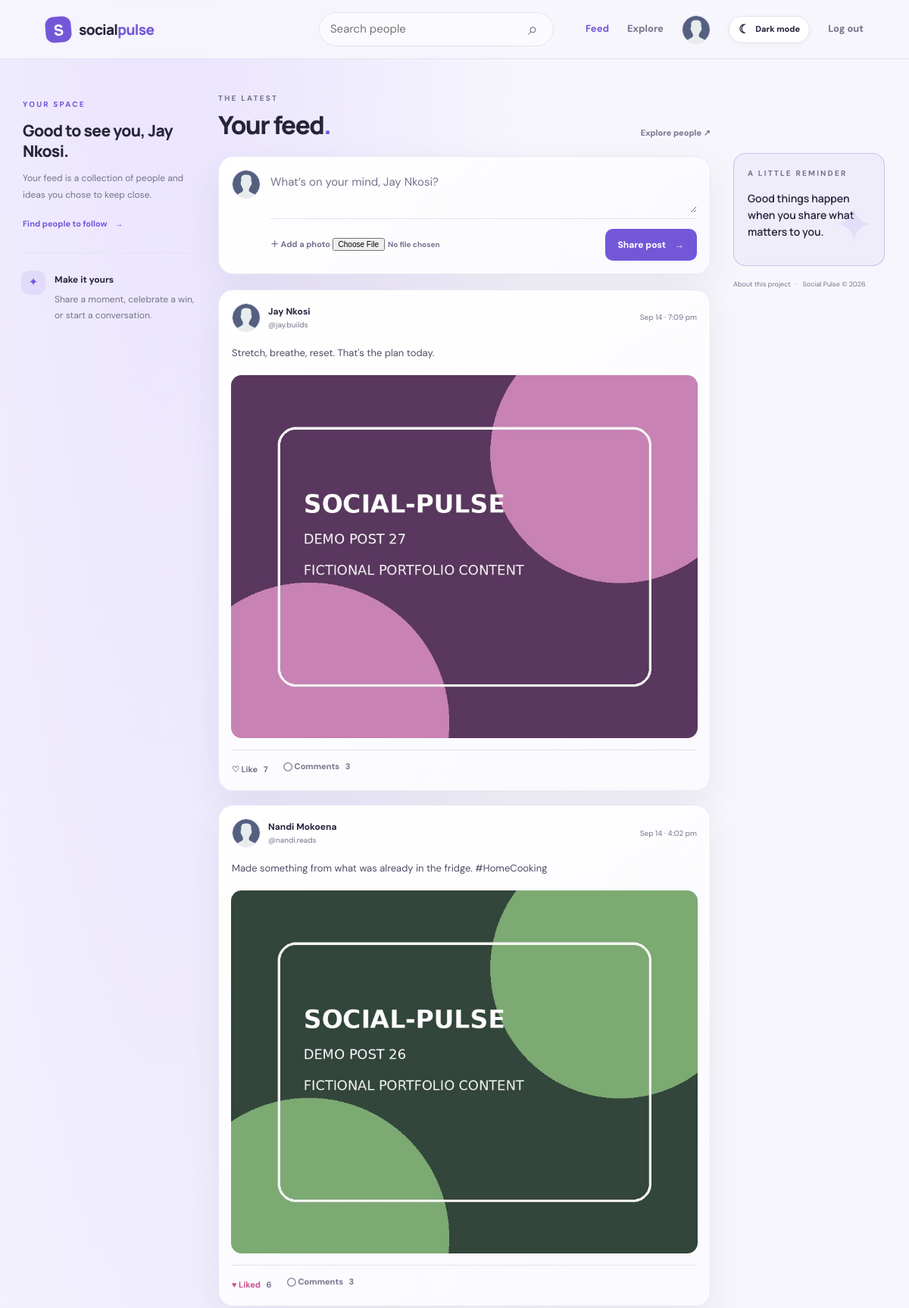
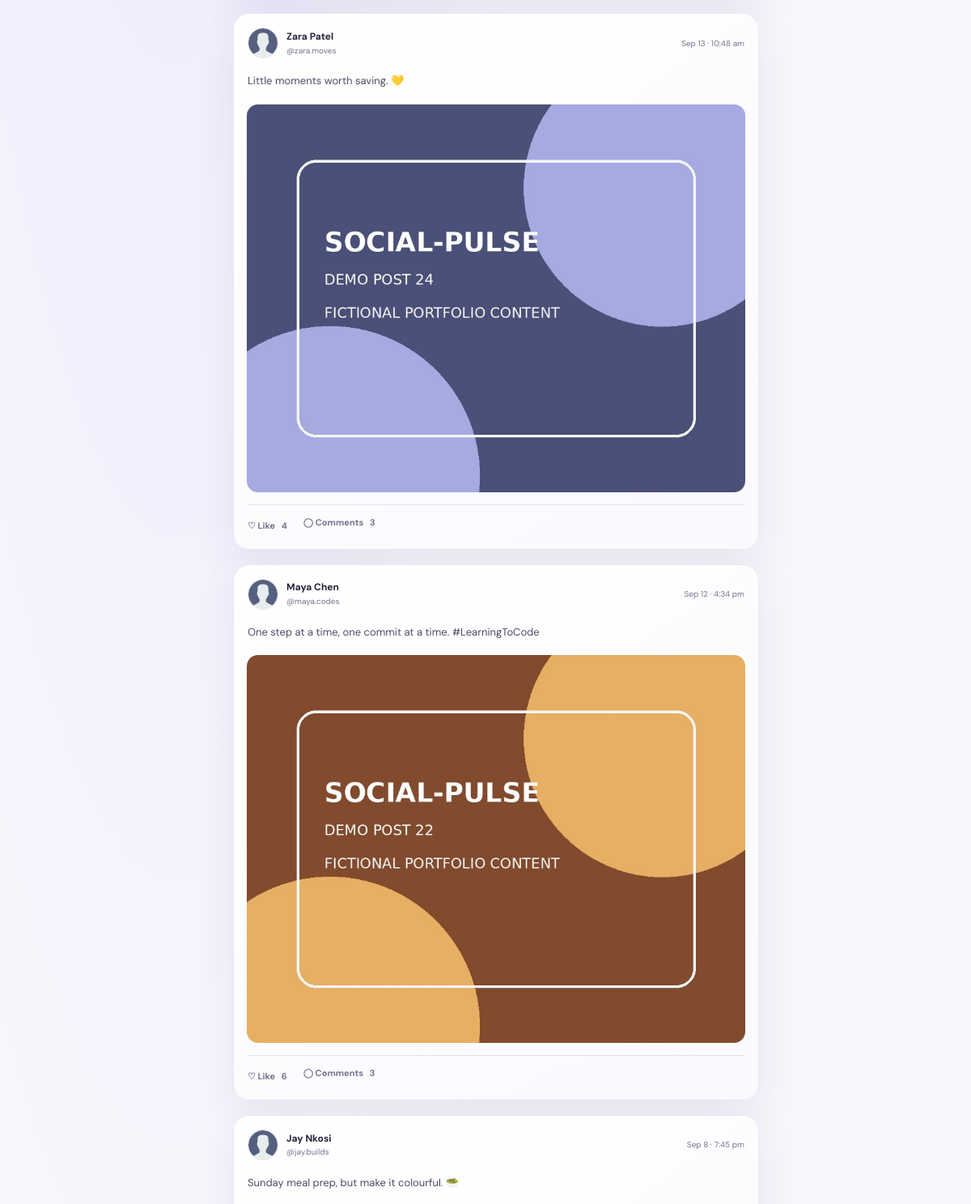
The page /feed.php (signed in, upper part) on the database its author committed (2 pictures, top to bottom).
### tables this page shows
CREATE TABLE IF NOT EXISTS posts (
  id BIGINT UNSIGNED NOT NULL AUTO_INCREMENT,
  user_id BIGINT UNSIGNED NOT NULL,
  image_path VARCHAR(255) NOT NULL,
  caption VARCHAR(2000) NOT NULL DEFAULT '',
  created_at TIMESTAMP NOT NULL DEFAULT CURRENT_TIMESTAMP,
  updated_at TIMESTAMP NOT NULL DEFAULT CURRENT_TIMESTAMP ON UPDATE CURRENT_TIMESTAMP,
  PRIMARY KEY (id), KEY idx_posts_user_created (user_id, created_at), CONSTRAINT fk_posts_user FOREIGN KEY (user_id) REFERENCES users(id) ON DELETE CASCADE
);

CREATE TABLE IF NOT EXISTS users (
  id BIGINT UNSIGNED NOT NULL AUTO_INCREMENT,
  username VARCHAR(25) NOT NULL,
  display_name VARCHAR(60) NOT NULL,
  email VARCHAR(190) NOT NULL,
  password_hash VARCHAR(255) NOT NULL,
  avatar_path VARCHAR(255) DEFAULT NULL,
  bio VARCHAR(500) DEFAULT NULL,
  created_at TIMESTAMP NOT NULL DEFAULT CURRENT_TIMESTAMP,
  updated_at TIMESTAMP NOT NULL DEFAULT CURRENT_TIMESTAMP ON UPDATE CURRENT_TIMESTAMP,
  PRIMARY KEY (id), UNIQUE KEY uq_users_username (username), UNIQUE KEY uq_users_email (email), KEY idx_users_created (created_at)
);

### feed.php (the view, shortened to what this page needs)
<?php
require_once __DIR__ . '/app.php'; require_login(); $me = current_user();
$stmt = $conn->prepare('SELECT p.id, p.image_path, p.caption, p.created_at, u.id AS author_id, u.username, u.display_name, u.avatar_path, (SELECT COUNT(*) FROM likes l WHERE l.post_id=p.id) AS like_count, (SELECT COUNT(*) FROM comments c WHERE c.post_id=p.id) AS comment_count, EXISTS(SELECT 1 FROM likes l2 WHERE l2.post_id=p.id AND l2.user_id=?) AS liked FROM posts p JOIN users u ON u.id=p.user_id WHERE p.user_id=? OR p.user_id IN (SELECT f.followed_id FROM follows f WHERE f.follower_id=?) ORDER BY p.created_at DESC LIMIT 60'); $stmt->bind_param('iii', $me['id'], $me['id'], $me['id']); $stmt->execute(); $posts = $stmt->get_result();
?>
<main class="app-layout"><aside class="side-panel"><div class="welcome-card"><span class="eyebrow">YOUR SPACE</span><h2>Good to see you, <?= e($me['display_name']) ?>.</h2><p>Your feed is a collection of people and ideas you chose to keep close.</p><a class="text-link" href="explore.php">Find people to follow <span>→</span></a></div><div class="side-note"><span class="side-note-icon">✦</span><div><strong>Make it yours</strong><p>Share a moment, celebrate a win, or start a conversation.</p></div></div></aside><section class="feed-column"><div class="section-heading"><div><span class="eyebrow muted">THE LATEST</span><h1>Your feed<span class="heading-dot">.</span></h1></div><a class="subtle-link" href="explore.php">Explore people ↗</a></div><form class="composer card" method="post" enctype="multipart/form-data"><input type="hidden" name="csrf" value="<?= e(csrf_token()) ?>"><input type="hidden" name="action" value="create_post"><img class="avatar" src="<?= e(avatar($me)) ?>" alt="Your avatar"><div class="composer-fields"><textarea name="caption" rows="2" maxlength="2000" placeholder="What’s on your mind, <?= e($me['display_name']) ?>?"></textarea><div class="composer-bottom"><label class="file-label">＋ Add a photo <input type="file" name="photo" accept="image/jpeg,image/png,image/webp,image/gif" required></label><button class="btn primary" type="submit">Share post <span>→</span></button></div></div></form>
<?php while ($post = $posts->fetch_assoc()): ?><article class="post-card card"><div class="post-header"><a class="author" href="profile.php?u=<?= urlencode($post['username']) ?>"><img class="avatar" src="<?= e(avatar(['avatar_path'=>$post['avatar_path']])) ?>" alt=""><span><strong><?= e($post['display_name']) ?></strong><small>@<?= e($post['username']) ?></small></span></a><time><?= e(date('M j · g:i a', strtotime($post['created_at']))) ?></time></div><?php if ($post['caption'] !== ''): ?><p class="post-caption"><?= nl2br(e($post['caption'])) ?></p><?php endif; ?><a class="post-image-link" href="post.php?id=<?= (int)$post['id'] ?>"><img class="post-image" src="<?= e($post['image_path']) ?>" alt="Post by <?= e($post['username']) ?>" loading="lazy"></a><div class="post-actions"><form method="post" action="like.php"><input type="hidden" name="csrf" value="<?= e(csrf_token()) ?>"><input type="hidden" name="post_id" value="<?= (int)$post['id'] ?>"><button class="action-button <?= $post['liked'] ? 'liked' : '' ?>" type="submit"><?= $post['liked'] ? '♥ Liked' : '♡ Like' ?> <span><?= (int)$post['like_count'] ?></span></button></form><a class="action-button" href="post.php?id=<?= (int)$post['id'] ?>">◯ Comments <span><?= (int)$post['comment_count'] ?></span></a></div></article><?php endwhile; ?></section><aside class="right-panel"><div class="mini-card"><span class="eyebrow muted">A LITTLE REMINDER</span><p>Good things happen when you share what matters to you.</p><span class="mini-spark">✦</span></div><div class="footer-links"><a href="README.md">About this project</a><span>·</span><span>Social Pulse © <?= date('Y') ?></span></div></aside></main>

### rows shown on the page
posts: user.display_name "Jay Nkosi", user.username "jay.builds", created_at "Sep 14 · 7:09 pm", caption "Stretch, breathe, reset. That's the plan today.", image_path (picture), shows "♡ Like", like_count "7", comment_count "3"
posts: user.display_name "Nandi Mokoena", user.username "nandi.reads", created_at "Sep 14 · 4:02 pm", caption "Made something from what was already in the fridge. #HomeCooking", image_path (picture), shows "♥ Liked", like_count "6", comment_count "3"
posts: user.display_name "Zara Patel", user.username "zara.moves", created_at "Sep 13 · 10:48 am", caption "Little moments worth saving. 💛", image_path (picture), shows "♡ Like", like_count "4", comment_count "3"
posts: user.display_name "Maya Chen", user.username "maya.codes", created_at "Sep 12 · 4:34 pm", caption "One step at a time, one commit at a time. #LearningToCode", image_path (picture), shows "♡ Like", like_count "6", comment_count "3"
posts: user.display_name "Jay Nkosi", user.username "jay.builds", created_at "Sep 8 · 7:45 pm", caption "Sunday meal prep, but make it colourful. 🥗"

### other values the page prints
$me['display_name'] "Jay Nkosi"
